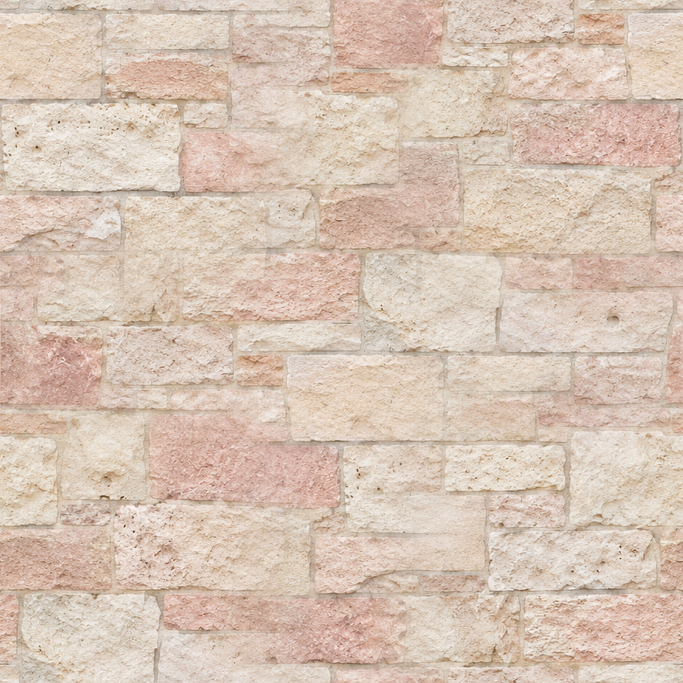
#> input picture art/gpt_1122/tex/T-26_subasio_A.jpg, 2048 x 2048 px (shown at 1/3 size); its folder holds 7 pictures in this run
$ python tex_ingest_assisi.py
#> lines starting #> are read from the running program, lines starting #| are printed output that depends on the picture
# 아시시(assisi) 질감: 사용자가 ChatGPT 로 만든 T-26·T-27·T-28(2026-11-22, art/gpt_1122/tex/) → 심리스 확인·1024 리사이즈·노말/러프니스 유도
#   → art/church_tex_src/tex_assisi_{stone,vault,fresco}.jpg (+_n, stone 은 _r) → node tools/church_web/build_texpack.mjs --church assisi
# 고른 판(장면에서 비교, docs/church/interiors/assisi.md §질감): T-26 A(분홍·흰 돌이 섞인 수바시오 돌), T-27 B(이음매 없음, 작은 별이 궁륭 크기에 맞다),
# T-28 A(채도 낮은 황토 회벽 — B 는 붉은 얼룩이 강하다).
# 사용: python3 tools/church_web/tex_ingest_assisi.py
import os, sys
import numpy as np
from PIL import Image
from scipy.ndimage import gaussian_filter

ROOT = os.path.abspath(os.path.join(os.path.dirname(__file__), '../..'))
SRC = os.path.join(ROOT, 'art/gpt_1122/tex')
OUT = os.path.join(ROOT, 'art/church_tex_src')

def load(n): return np.array(Image.open(os.path.join(SRC, n)).convert('RGB')).astype(np.float32)
def resize(a, w):
    return np.array(Image.fromarray(np.clip(a, 0, 255).astype(np.uint8)).resize((w, w), Image.LANCZOS)).astype(np.float32)
def luma(a): return a[..., 0] * 0.299 + a[..., 1] * 0.587 + a[..., 2] * 0.114
def seam(a):
    """가장자리(맞닿는 줄) 차 대 안쪽 이웃 줄 차 — 이음매 점검(오프셋 블렌드가 필요한가)"""
    e = (np.abs(a[0] - a[-1]).mean() + np.abs(a[:, 0] - a[:, -1]).mean()) / 2
    i = (np.abs(a[1] - a[2]).mean() + np.abs(a[:, 1] - a[:, 2]).mean()) / 2
    return e, i
def xfade(a, b):
    """이음매 보정: 마지막 b 줄을 처음 b 줄과 섞어 이어지게(가로·세로). 크기는 b 만큼 줄어든다"""
    def ax0(x):
        W = x.shape[0]; Wp = W - b; out = x[:Wp].copy()
        t = np.arange(b, dtype=np.float32) / b; t = (t * t * (3 - 2 * t))[:, None, None]
        out[:b] = t * x[:b] + (1 - t) * x[Wp:Wp + b]
        return out
    a = ax0(a)
    return ax0(a.transpose(1, 0, 2)).transpose(1, 0, 2)
def normal(h, strength, blur=0.8):
    h = gaussian_filter(h, blur, mode='wrap')
    gx = (np.roll(h, -1, 1) - np.roll(h, 1, 1)) * 0.5
    gy = (np.roll(h, -1, 0) - np.roll(h, 1, 0)) * 0.5
    nx = -gx * strength; ny = gy * strength; nz = np.ones_like(h)
    l = np.sqrt(nx * nx + ny * ny + nz * nz)
    return ((np.stack([nx / l, ny / l, nz / l], -1) * 0.5 + 0.5) * 255).astype(np.uint8)
def save(a, name, q=82, mode='RGB'):
    im = Image.fromarray(np.clip(a, 0, 255).astype(np.uint8))
    if mode == 'L': im = im.convert('L')
    im.save(os.path.join(OUT, name), 'JPEG', quality=q, optimize=True)

def run():
    os.makedirs(OUT, exist_ok=True)
    report = []
    # T-26 수바시오 돌(벽·기둥·바닥 테두리): 1024, 노말 강하게(줄눈), 러프니스 = 밝기 반전
    a = load('T-26_subasio_A.jpg'); e, i = seam(a); report.append(('T-26 A', e, i))
#> in seam, `e = (np.abs(a[0] - a[-1]).mean() + np.abs(a[:, 0] - a[:, -1]).mean()) ..`: e = 1.92
#> in seam, `i = (np.abs(a[1] - a[2]).mean() + np.abs(a[:, 1] - a[:, 2]).mean()) / 2`: i = 4.29
#> after `e, i = seam(a)`: e = 1.92; i = 4.29
    a = resize(a, 1024)
    save(a, 'tex_assisi_stone.jpg')
    L = luma(a) / 255.0
    save(normal(L * 255.0, 0.055, 1.0), 'tex_assisi_stone_n.jpg', 70)
    r = 0.72 + 0.22 * (1 - (L - L.min()) / (L.max() - L.min() + 1e-6))
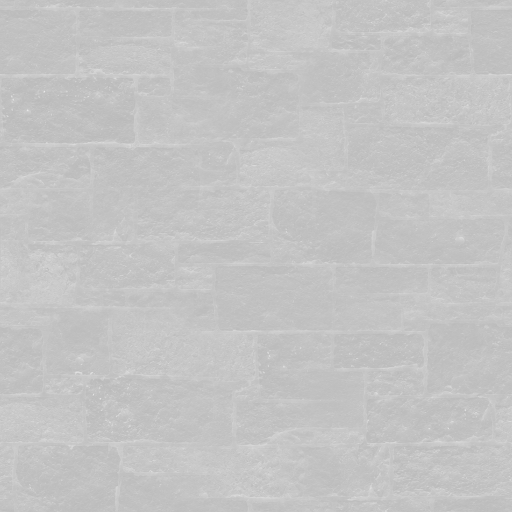
#> r: shape (1024, 1024) float32 (shown at 1/2 size); min 0.72, max 0.94, mean 0.768
    save(r * 255.0, 'tex_assisi_stone_r.jpg', 78, 'L')
    # T-27 별 궁륭: 1024, 노말 약하게(갈라진 회벽)
    a = load('T-27_starvault_B.jpg'); e, i = seam(a); report.append(('T-27 B', e, i))
#> call 2 of load, with n = 'T-27_starvault_B.jpg'
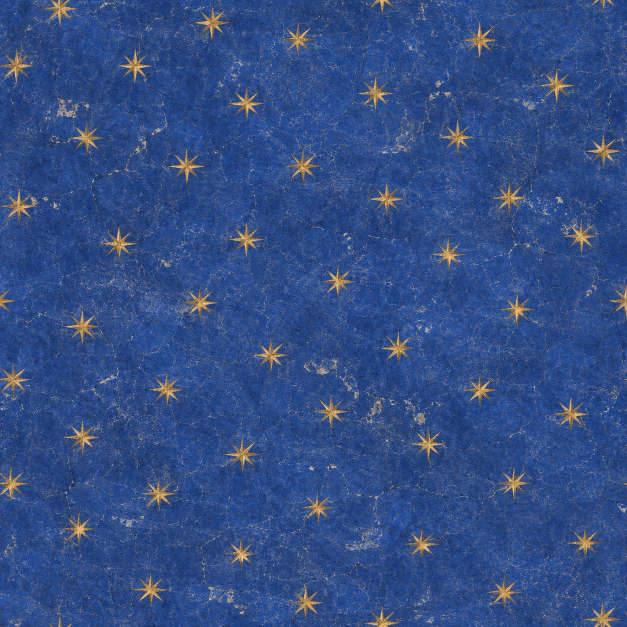
#> input picture art/gpt_1122/tex/T-27_starvault_B.jpg, 1254 x 1254 px (shown at 1/2 size)
#> after `e, i = seam(a)`: e = 12.99; i = 9.98
    if e > i * 1.3: a = xfade(a, 48)
    a = resize(a, 1024)
    save(a, 'tex_assisi_vault.jpg', 84)
    save(normal(luma(a), 0.02, 1.2), 'tex_assisi_vault_n.jpg', 68)
    # T-28 빛바랜 회벽(그림 칸 바탕·민 회벽·벽 위 칸): 1024, 노말 약하게
    a = load('T-28_fresco_plain_A.jpg'); e, i = seam(a); report.append(('T-28 A', e, i))
#> call 3 of load, with n = 'T-28_fresco_plain_A.jpg'
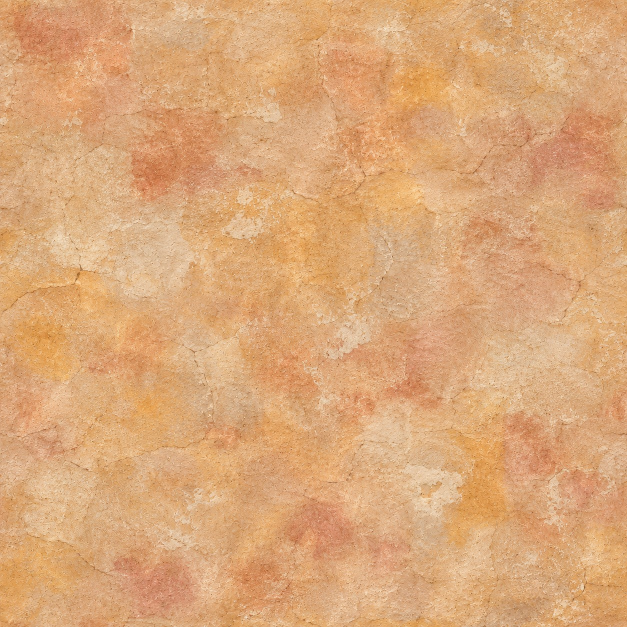
#> input picture art/gpt_1122/tex/T-28_fresco_plain_A.jpg, 1254 x 1254 px (shown at 1/2 size)
#> after `e, i = seam(a)`: e = 11.35; i = 9.16
    if e > i * 1.3: a = xfade(a, 48)
    a = resize(a, 1024)
    save(a, 'tex_assisi_fresco.jpg')
    save(normal(luma(a), 0.025, 1.2), 'tex_assisi_fresco_n.jpg', 68)
#> call 3 of normal, with strength = 0.025, blur = 1.2
#> in normal (call 3), `gy = (np.roll(h, -1, 0) - np.roll(h, 1, 0)) * 0.5`:
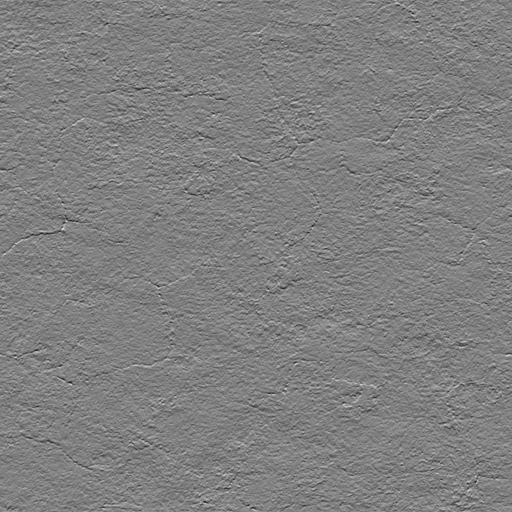
#> gy: shape (1024, 1024) float32 (shown at 1/2 size); min -17.77, max 17.59, mean 1.28e-09; drawn with min black and max white
#> in normal (call 3), `nx = -gx * strength`:
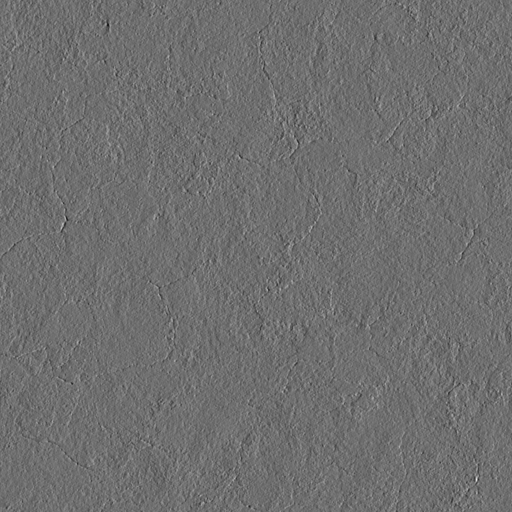
#> nx: shape (1024, 1024) float32 (shown at 1/2 size); min -0.501, max 0.647, mean 3.47e-12; drawn with min black and max white
#> in normal (call 3), `l = np.sqrt(nx * nx + ny * ny + nz * nz)`:
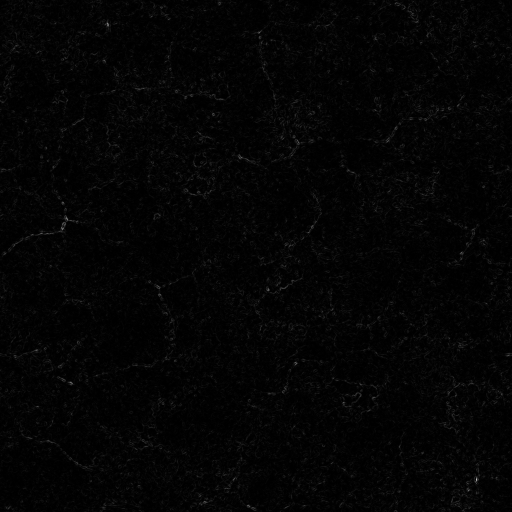
#> l: shape (1024, 1024) float32 (shown at 1/2 size); min 1, max 1.19, mean 1; drawn with min black and max white
#> in normal (call 3), `return ((np.stack([nx / l, ny / l, nz / l], -1) * 0.5 + 0.5) * 255).as..`:
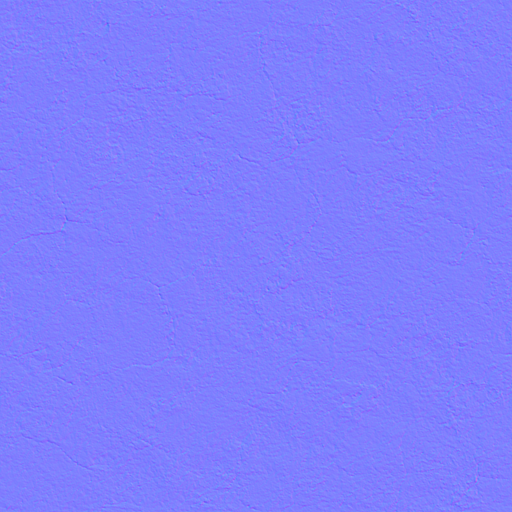
#> returned value: shape (1024, 1024, 3) (shown at 1/2 size); mean of channels 0, 1, 2 127, 127, 253.9; drawn as R, G, B
    for n, e, i in report: print('%s 가장자리 차 %.1f / 안쪽 %.1f' % (n, e, i))
#> this loop made 3 passes
#> (n, e, i) on passes 1 to 3: ('T-26 A', 1.92, 4.29), ('T-27 B', 12.99, 9.98), ('T-28 A', 11.35, 9.16)
#| T-26 A 가장자리 차 1.9 / 안쪽 4.3
#| T-27 B 가장자리 차 13.0 / 안쪽 10.0
#| T-28 A 가장자리 차 11.4 / 안쪽 9.2

if __name__ == '__main__':
    run()
